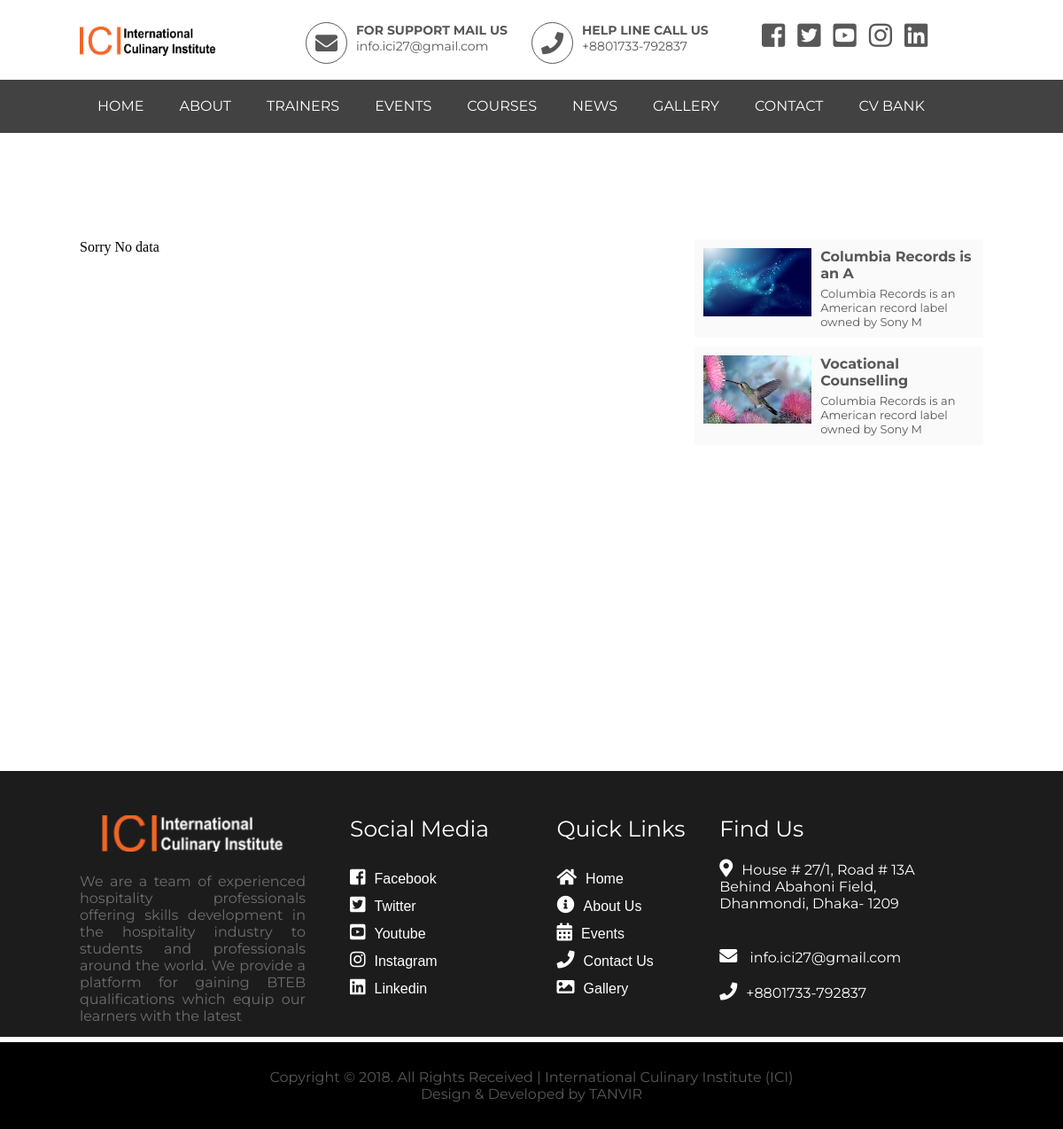
/icievent.php, run on the app's committed database.
### tables this page shows
CREATE TABLE `events` (
  `evenid` int(11) NOT NULL,
  `eventitle` varchar(300) NOT NULL,
  `from_date` datetime NOT NULL,
  `to_date` datetime NOT NULL,
  `evenimg` varchar(255) NOT NULL,
  `ditails` varchar(1000) NOT NULL
);

### conf/class.php (called while the page is built, shortened)
<?php
	class icibd{
		public function lastevnt(){
			global $conn ;
			$query = $conn->prepare("SELECT * FROM events ORDER BY evenid DESC LIMIT 15 ");
			$query-> execute();
			return $query->fetchAll ();
		}
} ?>

### icievent.php (the view)
<?php include 'inc/header.php'; ?>
<div class="icieventnews">
<?php
	if (isset($_GET['id'])) {
		$eventid = $_GET['id'];
		$icievent = new icibd;
		$eventsdata = $icievent->eventdata($eventid);?>
			<div class="fulleventnews">
				<img src="img/blog/<?php echo $eventsdata['evenimg']; ?>">
				<h1><?php echo $eventsdata['eventitle']; ?></h1>
				<b><i class="fas fa-user"></i> ICI admin <i class="fas fa-calendar-alt"></i>
				<?php echo $eventsdata['from_date']; ?></b>
				<hr>
				<p><?php echo $eventsdata['ditails']; ?></p>
			</div>
<?php }else{echo "Sorry No data";} ?>
	<div class="rightsidebar">
	<?php
		$lastevent = new icibd;
		$icilastevent = $lastevent->lastevnt();
		foreach ($icilastevent as $lastevent) {?>
			<a href="icinews.php?<?php echo substr($lastevent['ditails'],0,300); ?>&id=<?php echo $lastevent['evenid']; ?>">
			<div class="lastnews">
				<img src="img/blog/<?php echo $lastevent['evenimg']; ?>">
				<h3><?php echo substr($lastevent['eventitle'],0,25); ?></h3>
				<p><?php echo substr($lastevent['ditails'],0,60); ?></p>
			</div>
			</a>
	<?php } ?>
	</div>
</div>
<?php include 'inc/footer.php'; ?>

### css/main.css (style rules this page uses)
body { margin: 0;padding: 0; }
h1,h2,h3,h4,h5,h6,b,p,a,i { margin: 0; padding: 0; text-decoration: none; color: #585858; font-family: 'Montserrat', sans-serif; }
.icieventnews { width: 85%; height: auto; margin: 0px auto; padding-top: 120px; }
.rightsidebar { width: 32%; height: 600px; float: right; }
.lastnews { padding: 10px; height: auto; display: inline-block; background-color: #FAFAFA; margin-bottom: 10px; }
.lastnews img { width: 40%; float: left; padding-right: 10px; }
.lastnews h3 { font-size:16px; }
.lastnews p { font-size:13px; padding-top: 5px; }

### data on the page
events: evenimg (picture), eventitle "Columbia Records is an A", ditails "Columbia Records is an American record label owned by Sony M"
events: evenimg (picture), eventitle "Vocational Counselling", ditails "Columbia Records is an American record label owned by Sony M"
